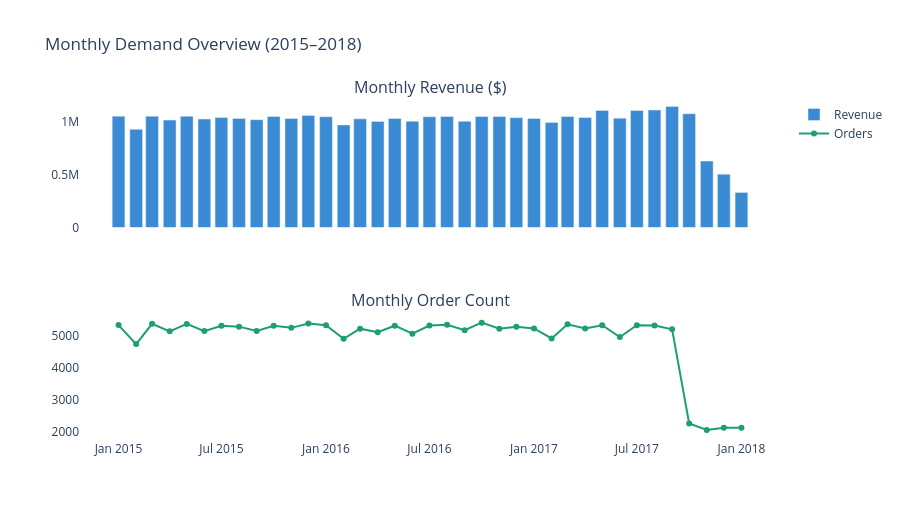

Notebook cell for this chart:
### Code cell
# ── Chart 2: Monthly revenue trend ────────────────────────────
fig = make_subplots(rows=2, cols=1,
    subplot_titles=('Monthly Revenue ($)', 'Monthly Order Count'),
    shared_xaxes=True)

fig.add_trace(go.Bar(
    x=monthly['Order Date'], y=monthly['Revenue'],
    name='Revenue', marker_color='#3B8BD4'
), row=1, col=1)

fig.add_trace(go.Scatter(
    x=monthly['Order Date'], y=monthly['Orders'],
    mode='lines+markers', name='Orders',
    line=dict(color='#1D9E75', width=2)
), row=2, col=1)

fig.update_layout(
    title='Monthly Demand Overview (2015–2018)',
    plot_bgcolor='white', height=520
)
fig.write_html('../outputs/forecast_monthly_overview.html')
fig.show()
print('Chart 2 saved ✓')
